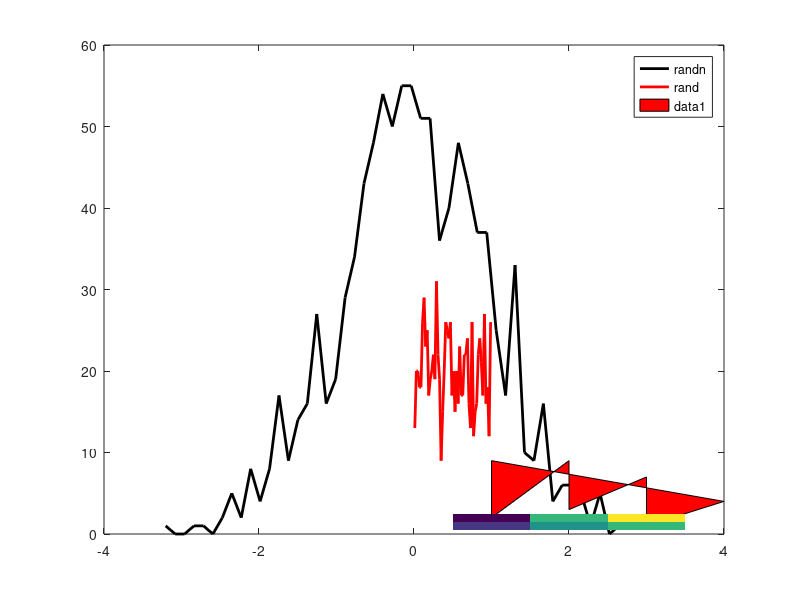

The MATLAB source for this figure:
%% 9.4 Scatter Plot example 
n = 100; 
frate = linspace(10,40,n) + 10*rand(1,n);
fvar = frate + 5*randn(1,n);
ndepth = linspace(100,1000,n);
scatter(frate,fvar,100,ndepth,'filled');

%% 9.5 Histogram 
r = randn(1000,1);
ru = rand(1000,1);
[y_r,x_r] = hist(r,50); % y outputs first
[y_ru,x_ru] = hist(ru,50);
plot(x_r,y_r,'k','linew',2) % linew = linewidth
hold on
plot(x_ru,y_ru,'r','linew',2)
legend({ 'randn';'rand' })

%% 9.7 Patch 
x = [1 2 3 4 3 2 1];
y = [9 9 7 4 1 3 2];
[~,idx] = sort(x); %sorted in ascending order
patch(x(idx),y(idx),'r')

%% 9.8 Images
im = [1 3 4; 0 4 6];
imagesc(im)